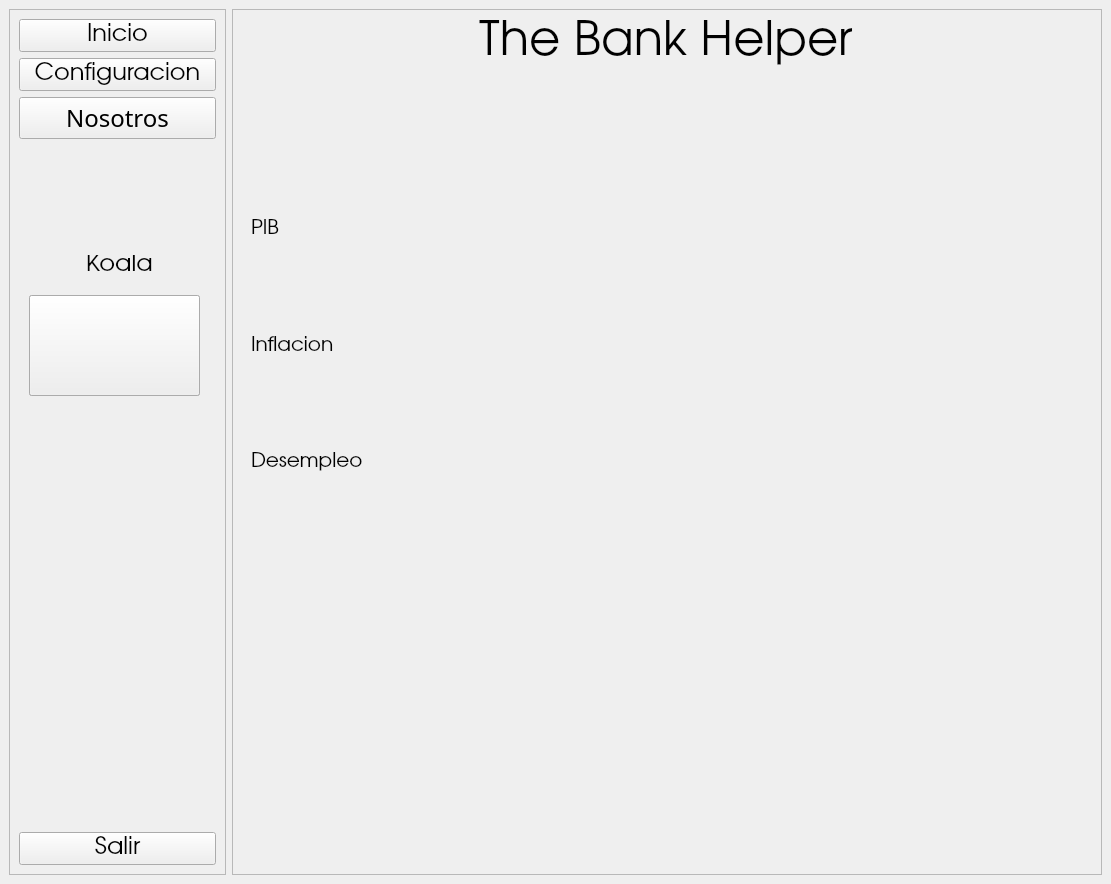
<?xml version="1.0" encoding="UTF-8"?>
<ui version="4.0">
 <class>MainWindow</class>
 <widget class="QMainWindow" name="MainWindow">
  <property name="geometry">
   <rect>
    <x>0</x>
    <y>0</y>
    <width>1111</width>
    <height>884</height>
   </rect>
  </property>
  <property name="windowTitle">
   <string>The Bank Helper</string>
  </property>
  <widget class="QWidget" name="centralwidget">
   <layout class="QHBoxLayout" name="horizontalLayout" stretch="1,4">
    <item>
     <widget class="QFrame" name="sideBarFrame">
      <property name="minimumSize">
       <size>
        <width>50</width>
        <height>0</height>
       </size>
      </property>
      <property name="frameShape">
       <enum>QFrame::Shape::StyledPanel</enum>
      </property>
      <property name="frameShadow">
       <enum>QFrame::Shadow::Raised</enum>
      </property>
      <layout class="QVBoxLayout" name="sideBarLayout" stretch="1,1,1,0,1">
       <item>
        <widget class="QPushButton" name="inicioButton">
         <property name="font">
          <font>
           <family>URW Gothic</family>
           <pointsize>18</pointsize>
          </font>
         </property>
         <property name="text">
          <string>Inicio</string>
         </property>
        </widget>
       </item>
       <item>
        <widget class="QPushButton" name="configButton">
         <property name="font">
          <font>
           <family>URW Gothic</family>
           <pointsize>18</pointsize>
          </font>
         </property>
         <property name="text">
          <string>Configuracion</string>
         </property>
        </widget>
       </item>
       <item>
        <widget class="QPushButton" name="nosButton">
         <property name="font">
          <font>
           <family>Ubuntu Sans</family>
           <pointsize>18</pointsize>
          </font>
         </property>
         <property name="text">
          <string>Nosotros</string>
         </property>
        </widget>
       </item>
       <item>
        <widget class="QWidget" name="flagWidget" native="true">
         <widget class="QPushButton" name="flagButton">
          <property name="geometry">
           <rect>
            <x>10</x>
            <y>150</y>
            <width>171</width>
            <height>101</height>
           </rect>
          </property>
          <property name="text">
           <string/>
          </property>
         </widget>
         <widget class="QPushButton" name="nextFlagButton">
          <property name="geometry">
           <rect>
            <x>10</x>
            <y>150</y>
            <width>171</width>
            <height>101</height>
           </rect>
          </property>
          <property name="text">
           <string/>
          </property>
         </widget>
         <widget class="QLabel" name="paisText">
          <property name="geometry">
           <rect>
            <x>0</x>
            <y>110</y>
            <width>201</width>
            <height>20</height>
           </rect>
          </property>
          <property name="font">
           <font>
            <family>URW Gothic</family>
            <pointsize>18</pointsize>
           </font>
          </property>
          <property name="text">
           <string>Koala</string>
          </property>
          <property name="alignment">
           <set>Qt::AlignmentFlag::AlignCenter</set>
          </property>
         </widget>
         <zorder>nextFlagButton</zorder>
         <zorder>flagButton</zorder>
         <zorder>paisText</zorder>
        </widget>
       </item>
       <item>
        <widget class="QPushButton" name="salirButton">
         <property name="font">
          <font>
           <family>URW Gothic</family>
           <pointsize>18</pointsize>
          </font>
         </property>
         <property name="text">
          <string>Salir</string>
         </property>
        </widget>
       </item>
      </layout>
     </widget>
    </item>
    <item>
     <widget class="QFrame" name="mainFrame">
      <property name="frameShape">
       <enum>QFrame::Shape::StyledPanel</enum>
      </property>
      <property name="frameShadow">
       <enum>QFrame::Shadow::Raised</enum>
      </property>
      <layout class="QVBoxLayout" name="mainLayout" stretch="1,5">
       <item alignment="Qt::AlignmentFlag::AlignHCenter|Qt::AlignmentFlag::AlignTop">
        <widget class="QLabel" name="mainText">
         <property name="font">
          <font>
           <family>URW Gothic</family>
           <pointsize>36</pointsize>
           <italic>false</italic>
           <bold>false</bold>
          </font>
         </property>
         <property name="text">
          <string>The Bank Helper</string>
         </property>
        </widget>
       </item>
       <item>
        <widget class="QWidget" name="dashWidget" native="true">
         <layout class="QVBoxLayout" name="verticalLayout" stretch="2,2,2,6">
          <item>
           <widget class="QLabel" name="pibLabel">
            <property name="font">
             <font>
              <family>URW Gothic</family>
              <pointsize>15</pointsize>
             </font>
            </property>
            <property name="text">
             <string>PIB</string>
            </property>
           </widget>
          </item>
          <item>
           <widget class="QLabel" name="inflationLabel">
            <property name="font">
             <font>
              <family>URW Gothic</family>
              <pointsize>15</pointsize>
             </font>
            </property>
            <property name="text">
             <string>Inflacion</string>
            </property>
           </widget>
          </item>
          <item>
           <widget class="QLabel" name="unemployLabel">
            <property name="font">
             <font>
              <family>URW Gothic</family>
              <pointsize>15</pointsize>
             </font>
            </property>
            <property name="text">
             <string>Desempleo</string>
            </property>
           </widget>
          </item>
          <item>
           <widget class="QWidget" name="chartWidget" native="true">
            <layout class="QVBoxLayout" name="verticalLayout_2"/>
           </widget>
          </item>
         </layout>
        </widget>
       </item>
      </layout>
     </widget>
    </item>
   </layout>
  </widget>
 </widget>
 <resources/>
 <connections/>
</ui>
